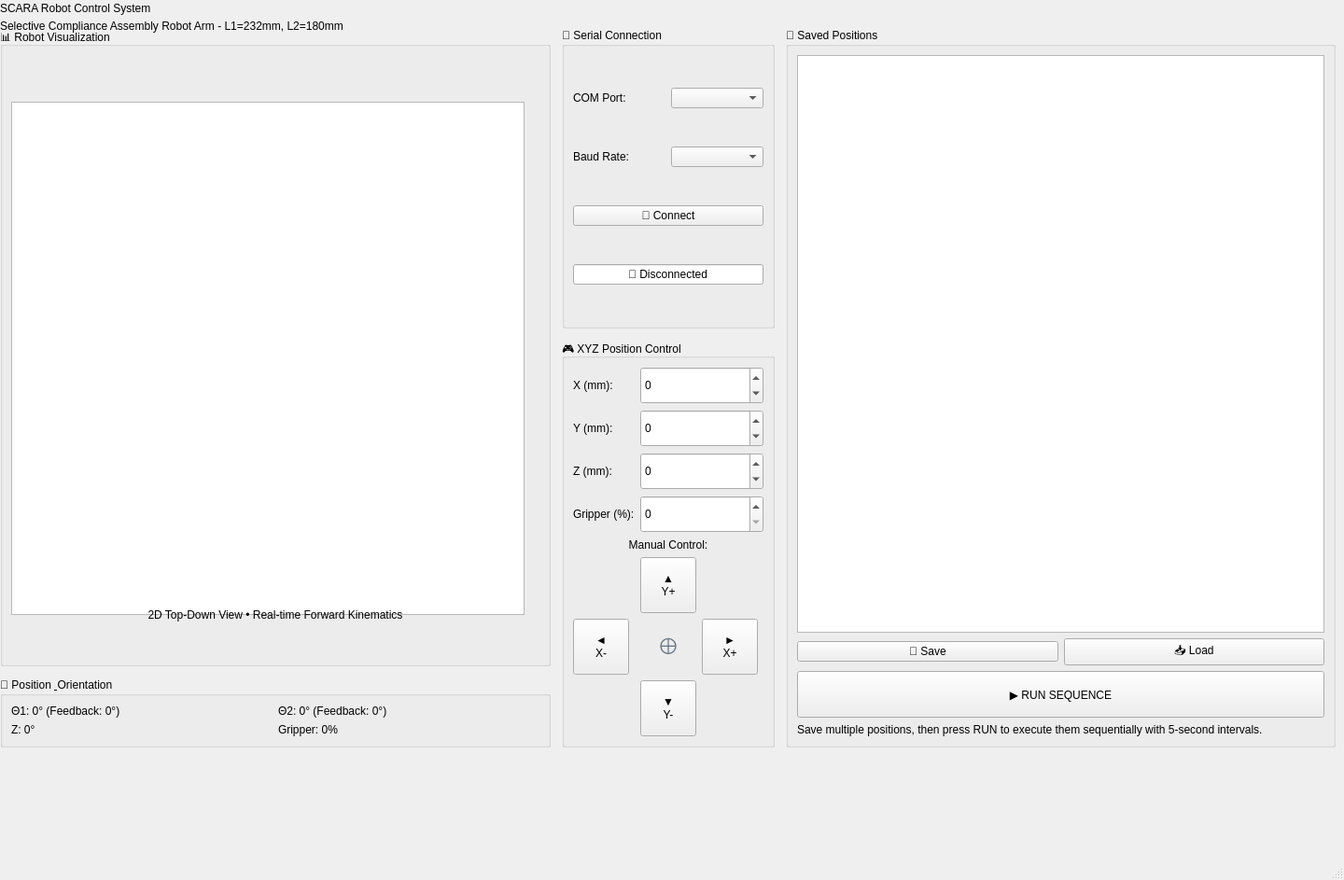
<?xml version="1.0" encoding="UTF-8"?>
<ui version="4.0">
 <class>MainWindow</class>
 <widget class="QMainWindow" name="MainWindow">
  <property name="geometry">
   <rect>
    <x>0</x>
    <y>0</y>
    <width>1440</width>
    <height>943</height>
   </rect>
  </property>
  <property name="windowTitle">
   <string>MainWindow</string>
  </property>
  <widget class="QWidget" name="centralwidget">
   <property name="minimumSize">
    <size>
     <width>1440</width>
     <height>900</height>
    </size>
   </property>
   <property name="maximumSize">
    <size>
     <width>1440</width>
     <height>900</height>
    </size>
   </property>
   <widget class="QWidget" name="layoutWidget">
    <property name="geometry">
     <rect>
      <x>0</x>
      <y>30</y>
      <width>1431</width>
      <height>771</height>
     </rect>
    </property>
    <layout class="QHBoxLayout" name="mainContentLayout">
     <property name="spacing">
      <number>12</number>
     </property>
     <item>
      <layout class="QVBoxLayout" name="leftColumnLayout">
       <property name="spacing">
        <number>12</number>
       </property>
       <item>
        <widget class="QGroupBox" name="visualizationGroup">
         <property name="title">
          <string>📊 Robot Visualization</string>
         </property>
         <layout class="QVBoxLayout" name="verticalLayout_2">
          <item>
           <widget class="QGraphicsView" name="graphicsView">
            <property name="minimumSize">
             <size>
              <width>550</width>
              <height>550</height>
             </size>
            </property>
            <property name="maximumSize">
             <size>
              <width>450</width>
              <height>450</height>
             </size>
            </property>
           </widget>
          </item>
          <item>
           <widget class="QLabel" name="vizLabel">
            <property name="text">
             <string>2D Top-Down View • Real-time Forward Kinematics</string>
            </property>
            <property name="alignment">
             <set>Qt::AlignmentFlag::AlignCenter</set>
            </property>
            <property name="subtitle" stdset="0">
             <bool>true</bool>
            </property>
           </widget>
          </item>
         </layout>
        </widget>
       </item>
       <item>
        <widget class="QGroupBox" name="statusGroup">
         <property name="title">
          <string>🎯 Position &amp; Orientation</string>
         </property>
         <layout class="QGridLayout" name="gridLayout_3">
          <item row="0" column="0">
           <widget class="QLabel" name="labelTheta1">
            <property name="text">
             <string>Θ1: 0° (Feedback: 0°)</string>
            </property>
            <property name="status" stdset="0">
             <bool>true</bool>
            </property>
           </widget>
          </item>
          <item row="1" column="1">
           <widget class="QLabel" name="labelGripper">
            <property name="text">
             <string>Gripper: 0%</string>
            </property>
            <property name="status" stdset="0">
             <bool>true</bool>
            </property>
           </widget>
          </item>
          <item row="1" column="0">
           <widget class="QLabel" name="labelOrientationZ">
            <property name="text">
             <string>Z: 0°</string>
            </property>
            <property name="status" stdset="0">
             <bool>true</bool>
            </property>
           </widget>
          </item>
          <item row="0" column="1">
           <widget class="QLabel" name="labelTheta2">
            <property name="text">
             <string>Θ2: 0° (Feedback: 0°)</string>
            </property>
            <property name="status" stdset="0">
             <bool>true</bool>
            </property>
           </widget>
          </item>
         </layout>
        </widget>
       </item>
      </layout>
     </item>
     <item>
      <layout class="QVBoxLayout" name="middleColumnLayout">
       <property name="spacing">
        <number>12</number>
       </property>
       <item>
        <widget class="QGroupBox" name="serialGroup">
         <property name="title">
          <string>🔌 Serial Connection</string>
         </property>
         <layout class="QGridLayout" name="gridLayout">
          <item row="0" column="0">
           <widget class="QLabel" name="label_port">
            <property name="text">
             <string>COM Port:</string>
            </property>
           </widget>
          </item>
          <item row="0" column="1">
           <widget class="QComboBox" name="Com_port"/>
          </item>
          <item row="1" column="0">
           <widget class="QLabel" name="label_baud">
            <property name="text">
             <string>Baud Rate:</string>
            </property>
           </widget>
          </item>
          <item row="1" column="1">
           <widget class="QComboBox" name="baudrate_port"/>
          </item>
          <item row="2" column="0" colspan="2">
           <widget class="QPushButton" name="Connect">
            <property name="text">
             <string>🔗 Connect</string>
            </property>
           </widget>
          </item>
          <item row="3" column="0" colspan="2">
           <widget class="QLineEdit" name="lineEdit">
            <property name="text">
             <string>🔌 Disconnected</string>
            </property>
            <property name="alignment">
             <set>Qt::AlignmentFlag::AlignCenter</set>
            </property>
            <property name="readOnly">
             <bool>true</bool>
            </property>
           </widget>
          </item>
         </layout>
        </widget>
       </item>
       <item>
        <widget class="QGroupBox" name="positionControlGroup">
         <property name="title">
          <string>🎮 XYZ Position Control</string>
         </property>
         <layout class="QGridLayout" name="gridLayout_2">
          <item row="0" column="0">
           <widget class="QLabel" name="label_x">
            <property name="text">
             <string>X (mm):</string>
            </property>
           </widget>
          </item>
          <item row="0" column="1" colspan="3">
           <widget class="QSpinBox" name="spinBox">
            <property name="minimumSize">
             <size>
              <width>0</width>
              <height>40</height>
             </size>
            </property>
            <property name="minimum">
             <number>-1000</number>
            </property>
            <property name="maximum">
             <number>1000</number>
            </property>
           </widget>
          </item>
          <item row="1" column="0">
           <widget class="QLabel" name="label_y">
            <property name="text">
             <string>Y (mm):</string>
            </property>
           </widget>
          </item>
          <item row="1" column="1" colspan="3">
           <widget class="QSpinBox" name="spinBox_2">
            <property name="minimumSize">
             <size>
              <width>0</width>
              <height>40</height>
             </size>
            </property>
            <property name="minimum">
             <number>-1000</number>
            </property>
            <property name="maximum">
             <number>1000</number>
            </property>
           </widget>
          </item>
          <item row="2" column="0">
           <widget class="QLabel" name="label_z">
            <property name="text">
             <string>Z (mm):</string>
            </property>
           </widget>
          </item>
          <item row="2" column="1" colspan="3">
           <widget class="QSpinBox" name="spinBox_3">
            <property name="minimumSize">
             <size>
              <width>0</width>
              <height>40</height>
             </size>
            </property>
            <property name="minimum">
             <number>-100</number>
            </property>
            <property name="maximum">
             <number>100</number>
            </property>
           </widget>
          </item>
          <item row="3" column="0">
           <widget class="QLabel" name="label_gripper">
            <property name="text">
             <string>Gripper (%):</string>
            </property>
           </widget>
          </item>
          <item row="3" column="1" colspan="3">
           <widget class="QSpinBox" name="spinBox_4">
            <property name="minimumSize">
             <size>
              <width>0</width>
              <height>40</height>
             </size>
            </property>
            <property name="maximum">
             <number>360</number>
            </property>
           </widget>
          </item>
          <item row="4" column="0" colspan="4">
           <widget class="QLabel" name="label_manual">
            <property name="text">
             <string>Manual Control:</string>
            </property>
            <property name="alignment">
             <set>Qt::AlignmentFlag::AlignCenter</set>
            </property>
           </widget>
          </item>
          <item row="5" column="1">
           <widget class="QPushButton" name="pushButton_5">
            <property name="minimumSize">
             <size>
              <width>60</width>
              <height>60</height>
             </size>
            </property>
            <property name="maximumSize">
             <size>
              <width>60</width>
              <height>60</height>
             </size>
            </property>
            <property name="text">
             <string>▲
Y+</string>
            </property>
           </widget>
          </item>
          <item row="6" column="0">
           <widget class="QPushButton" name="pushButton_2">
            <property name="minimumSize">
             <size>
              <width>60</width>
              <height>60</height>
             </size>
            </property>
            <property name="maximumSize">
             <size>
              <width>60</width>
              <height>60</height>
             </size>
            </property>
            <property name="text">
             <string>◄
X-</string>
            </property>
           </widget>
          </item>
          <item row="6" column="2">
           <widget class="QPushButton" name="pushButton_4">
            <property name="minimumSize">
             <size>
              <width>60</width>
              <height>60</height>
             </size>
            </property>
            <property name="maximumSize">
             <size>
              <width>60</width>
              <height>60</height>
             </size>
            </property>
            <property name="text">
             <string>►
X+</string>
            </property>
           </widget>
          </item>
          <item row="7" column="1">
           <widget class="QPushButton" name="pushButton_3">
            <property name="minimumSize">
             <size>
              <width>60</width>
              <height>60</height>
             </size>
            </property>
            <property name="maximumSize">
             <size>
              <width>60</width>
              <height>60</height>
             </size>
            </property>
            <property name="text">
             <string>▼
Y-</string>
            </property>
           </widget>
          </item>
          <item row="6" column="1">
           <widget class="QLabel" name="label_center">
            <property name="styleSheet">
             <string notr="true">font-size: 24px; color: #64748b;</string>
            </property>
            <property name="text">
             <string>⊕</string>
            </property>
            <property name="alignment">
             <set>Qt::AlignmentFlag::AlignCenter</set>
            </property>
           </widget>
          </item>
         </layout>
        </widget>
       </item>
      </layout>
     </item>
     <item>
      <widget class="QGroupBox" name="savedPositionsGroup">
       <property name="title">
        <string>💾 Saved Positions</string>
       </property>
       <layout class="QVBoxLayout" name="verticalLayout_3">
        <item>
         <widget class="QTableView" name="tableView">
          <property name="minimumSize">
           <size>
            <width>360</width>
            <height>0</height>
           </size>
          </property>
          <property name="selectionMode">
           <enum>QAbstractItemView::SelectionMode::SingleSelection</enum>
          </property>
          <property name="selectionBehavior">
           <enum>QAbstractItemView::SelectionBehavior::SelectRows</enum>
          </property>
         </widget>
        </item>
        <item>
         <layout class="QHBoxLayout" name="horizontalLayout">
          <item>
           <widget class="QPushButton" name="saveButton">
            <property name="text">
             <string>💾 Save</string>
            </property>
           </widget>
          </item>
          <item>
           <widget class="QPushButton" name="loadButton">
            <property name="text">
             <string>📥 Load</string>
            </property>
           </widget>
          </item>
         </layout>
        </item>
        <item>
         <widget class="QPushButton" name="runButton">
          <property name="minimumSize">
           <size>
            <width>0</width>
            <height>50</height>
           </size>
          </property>
          <property name="text">
           <string>▶️ RUN SEQUENCE</string>
          </property>
         </widget>
        </item>
        <item>
         <widget class="QLabel" name="label_runInfo">
          <property name="text">
           <string>Save multiple positions, then press RUN to execute them sequentially with 5-second intervals.</string>
          </property>
          <property name="wordWrap">
           <bool>true</bool>
          </property>
          <property name="subtitle" stdset="0">
           <bool>true</bool>
          </property>
         </widget>
        </item>
       </layout>
      </widget>
     </item>
     <item>
      <layout class="QVBoxLayout" name="rightColumnLayout">
       <property name="spacing">
        <number>12</number>
       </property>
      </layout>
     </item>
    </layout>
   </widget>
   <widget class="QWidget" name="layoutWidget_2">
    <property name="geometry">
     <rect>
      <x>0</x>
      <y>0</y>
      <width>367</width>
      <height>36</height>
     </rect>
    </property>
    <layout class="QVBoxLayout" name="headerLayout">
     <property name="spacing">
      <number>2</number>
     </property>
     <item>
      <widget class="QLabel" name="titleLabel">
       <property name="text">
        <string>SCARA Robot Control System</string>
       </property>
       <property name="heading" stdset="0">
        <bool>true</bool>
       </property>
      </widget>
     </item>
     <item>
      <widget class="QLabel" name="subtitleLabel">
       <property name="text">
        <string>Selective Compliance Assembly Robot Arm - L1=232mm, L2=180mm</string>
       </property>
       <property name="subtitle" stdset="0">
        <bool>true</bool>
       </property>
      </widget>
     </item>
    </layout>
   </widget>
  </widget>
  <widget class="QMenuBar" name="menubar">
   <property name="geometry">
    <rect>
     <x>0</x>
     <y>0</y>
     <width>1440</width>
     <height>22</height>
    </rect>
   </property>
  </widget>
  <widget class="QStatusBar" name="statusbar"/>
 </widget>
 <resources/>
 <connections/>
</ui>
